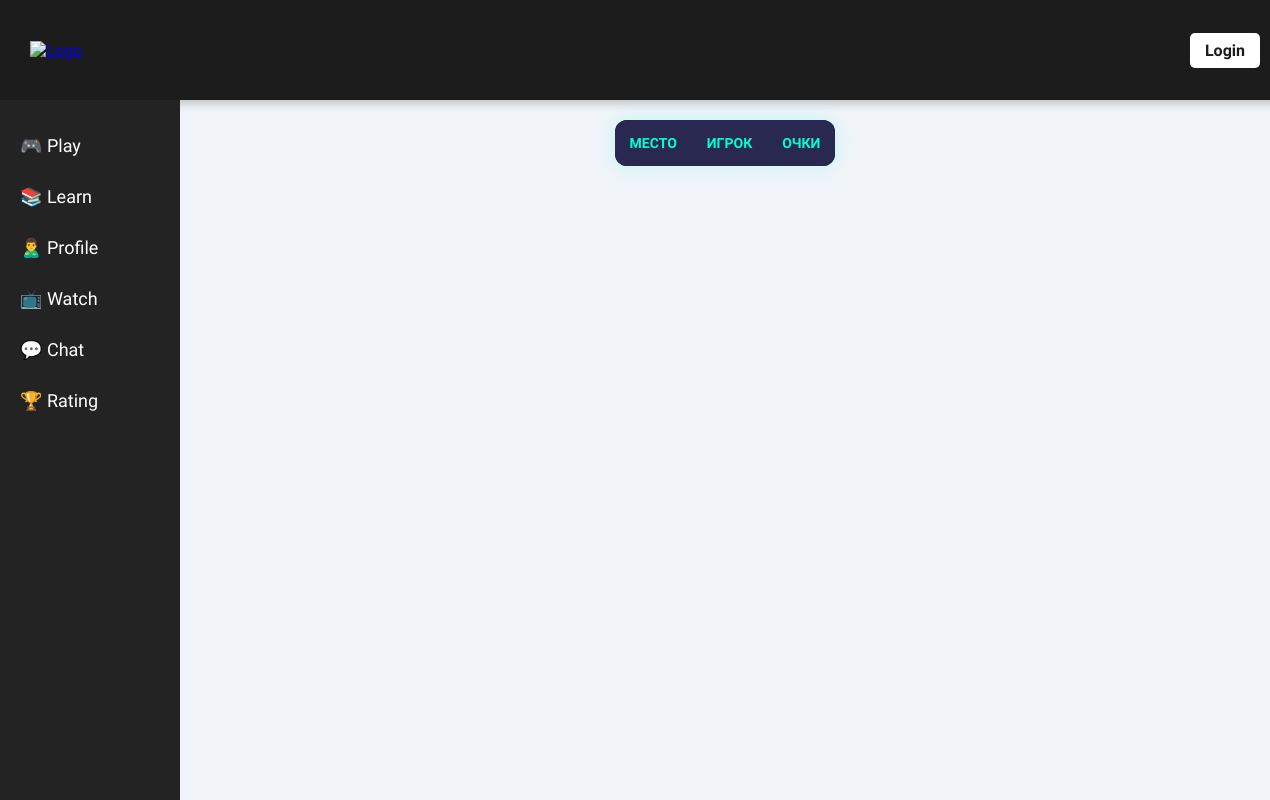
/rating/, run on an earlier commit of the app's database.
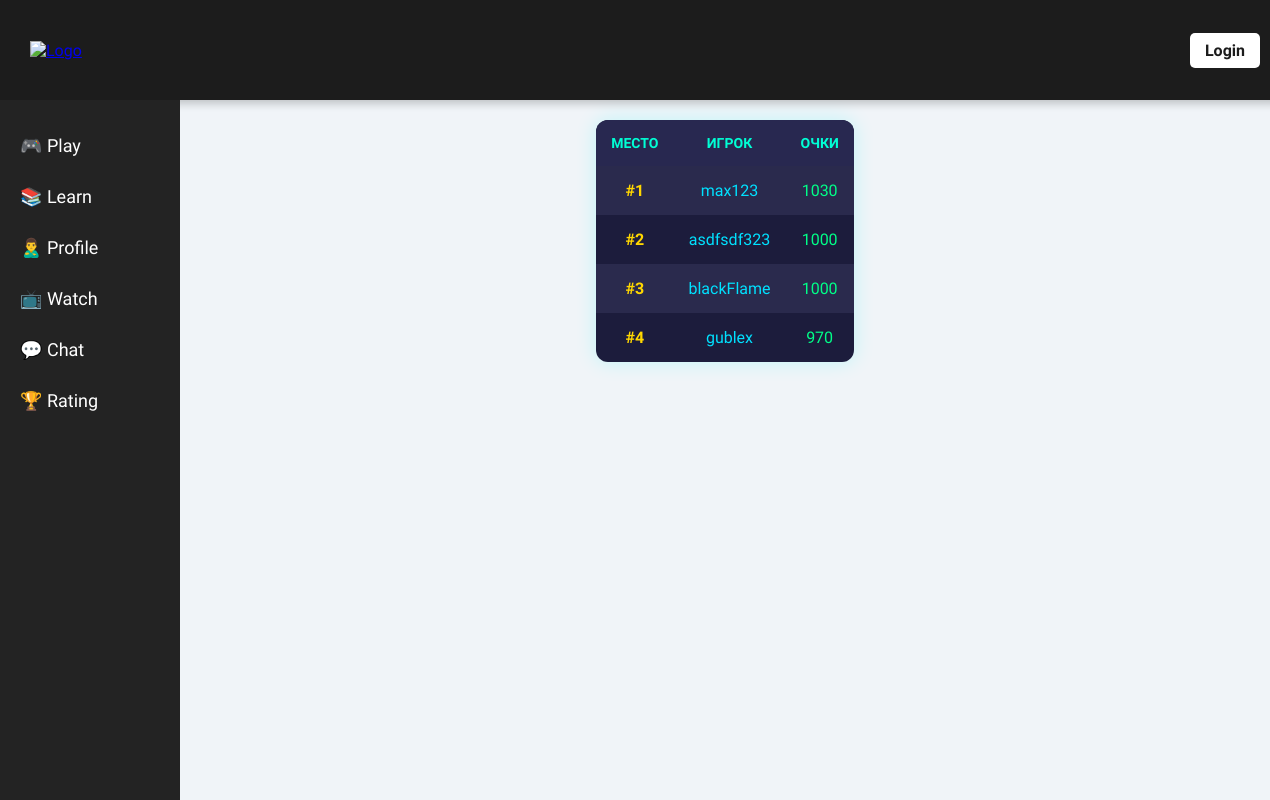
And on a later commit of the database.
### baseapp/models.py (models this page shows, shortened)
class Rating(models.Model):
    user = models.OneToOneField(User, on_delete=models.CASCADE, related_name='rating')
    score = models.IntegerField(default=1000)
    class Meta:
        ordering = ['-score']

### baseapp/views.py (the view)
# urls.py: path('rating/', views.ratingPage, name="rating"),
def ratingPage(request):
    ratings = Rating.objects.all().order_by('-score')  # Предполагается, что поле 'score' содержит очки
    context = {
        'ratings': ratings,
    }
    return render(request, 'baseapp/rating.html', context)

### baseapp/templates/baseapp/rating.html (shortened to what this page needs)
{% extends 'main.html' %}
{% block content %}
<div>
    <table>
        <tr>
            <th>Место</th>
            <th>Игрок</th>
            <th>Очки</th>
        </tr>
        {% for player in ratings %}
        <tr>
            <td class="rank">#{{ forloop.counter }}</td>
            <td class="username">{{ player.user.username }}</td>
            <td class="score">{{ player.score }}</td>
        </tr>
        {% endfor %}
    </table>
</div>
{% endblock content %}

What changed in the data, as far as the page shows it:
added Rating: user.username "max123", score "1030"
added Rating: user.username "asdfsdf323", score "1000"
added Rating: user.username "blackFlame", score "1000"
added Rating: user.username "gublex", score "970"
